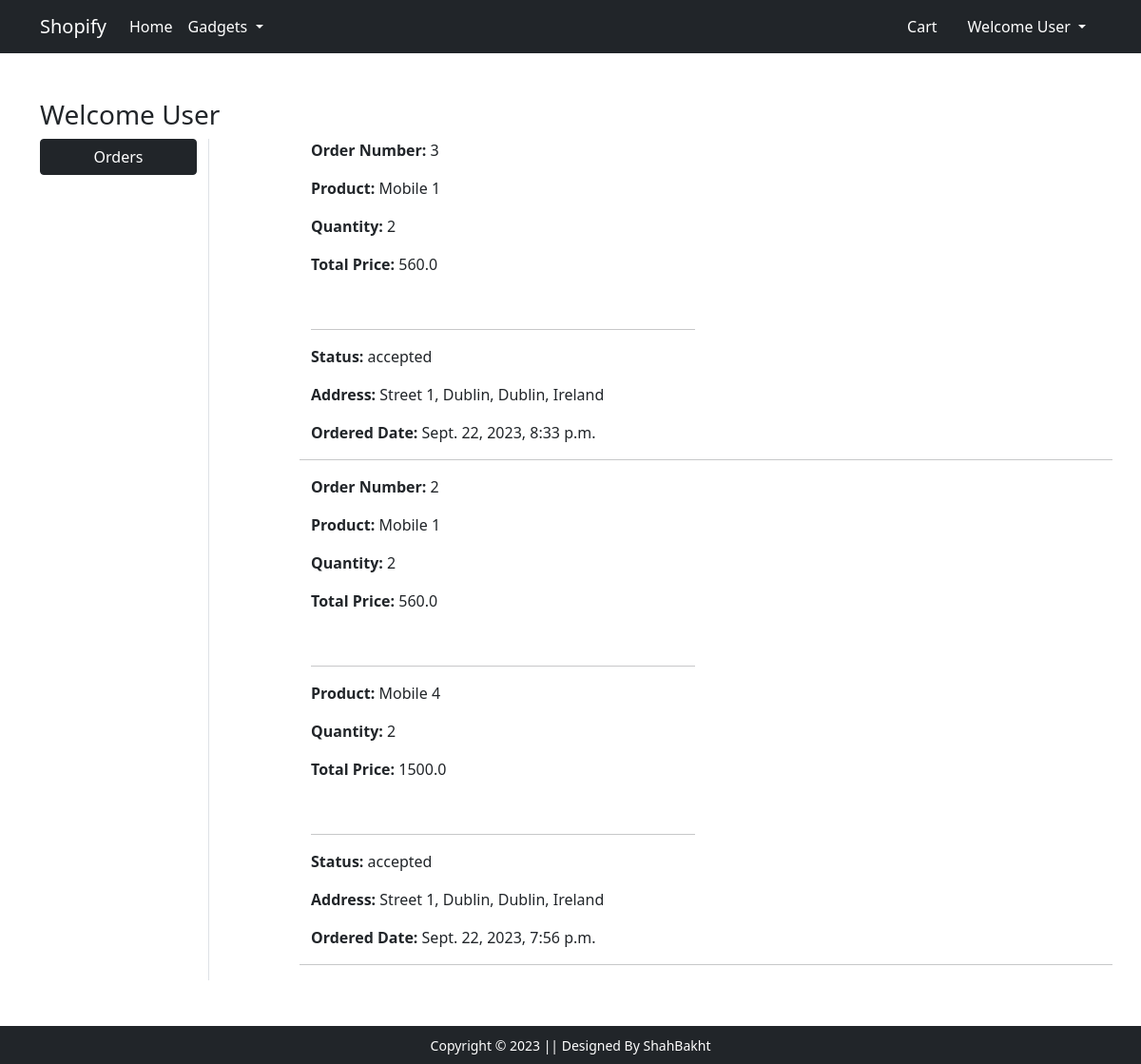
Page /orders (signed in) on the committed database.
### main/models.py (models this page shows, shortened)
class Order(models.Model):
  user = models.ForeignKey(User, on_delete=models.CASCADE, related_name='orders')
  address = models.ForeignKey(Address, on_delete=models.CASCADE, related_name='orders')
  ordered_date = models.DateTimeField(auto_now_add=True)
  status = models.CharField(max_length=20, choices=STATUS_CHOICES, default='pending')

class Item(models.Model):
  order = models.ForeignKey(Order, on_delete=models.CASCADE, related_name='items')
  product = models.ForeignKey(Product, on_delete=models.CASCADE, related_name='ordered_items')
  quantity = models.IntegerField(default=1)
  @property
  def total_cost(self):
    return self.quantity * self.product.discounted_price

class Product(models.Model):
  title = models.CharField(max_length=100)
  description = models.TextField()
  selling_price = models.FloatField()
  discounted_price = models.FloatField()
  brand = models.CharField(max_length=100)
  category = models.CharField(choices=CATEGORIES, max_length=50)
  product_image = models.ImageField(upload_to='products_images')

class Address(models.Model):
  street = models.TextField()
  state = models.CharField(max_length=100)
  city = models.CharField(max_length=100)
  country = models.CharField(max_length=100)
  zip_code = models.CharField(max_length=100)
  phone_number = models.CharField(max_length=20)
  user = models.ForeignKey(User, on_delete=models.CASCADE, related_name='addresses')
  @property
  def formatted_address(self):
    return f"{self.street},  {self.state}, {self.city}, {self.country}"

### main/views.py (the view)
# urls.py: path('orders', views.orders, name="orders"),
@login_required(login_url='login')
def orders(request):
  orders = request.user.orders.all().order_by('-ordered_date')
  template_name = 'main/orders.html'
  context = {
    'orders': orders
  }
  return render(request, template_name, context)

### main/templates/main/orders.html (shortened to what this page needs)
{% extends 'main/base.html' %}
{% load static %}
{% block main-content %}
<div class="container my-5">
 <div class="row">
 <h3>Welcome {{ request.user.username | capfirst }}</h3>
  <div class="col-sm-2 border-end">
   <ul class="list-unstyled">
    <li class="d-grid"><a href="{% url 'orders' %}" class="btn btn-dark">Orders</a></li>
   </ul>
  </div>
  <div class="col-sm-9 offset-sm-1">
    {% if orders %}
      {% for order in orders %}
        <div class="row">
          <div class="col-sm-6">
            <p><strong>Order Number: </strong> {{order.id}}</p>
            {% for item in order.items.all %}
              <div>
                <p><strong>Product: </strong> {{item.product.title}}</p>
                <p><strong>Quantity: </strong> {{item.quantity}}</p>
                <p><strong>Total Price: </strong> {{item.total_cost}}</p>
                <hr>
              </div>
            {% endfor %}
            <p><strong>Status: </strong> {{order.status}}</p>
            <p><strong>Address: </strong> {{order.address.formatted_address}}</p>
            <p><strong>Ordered Date: </strong> {{order.ordered_date}}</p>
          </div>
          <hr>
        </div>
      {% endfor %}
    {% endif %}
  </div>
 </div>
</div>
{% endblock main-content %}

### main/templates/main/base.html (shortened to what this page needs)
<!doctype html>
{% load static %}
<html lang="en">
  <head>
    <link href="https://cdn.jsdelivr.net/npm/bootstrap@5.0.0-beta1/dist/css/bootstrap.min.css" rel="stylesheet">
    <link rel="stylesheet" href="{% static 'main/css/owl.carousel.min.css' %}">
    <link rel="stylesheet" href="{% static 'main/css/all.min.css' %}">
    <link rel="stylesheet" href="{% static 'main/css/style.css' %}">
  </head>
  <body>
    <nav class="navbar navbar-expand-lg navbar-dark bg-dark">
     <div class="container">
       <a class="navbar-brand" href="/">Shopify</a>
       <div class="collapse navbar-collapse" id="navbarSupportedContent">
         <ul class="navbar-nav me-auto mb-2 mb-lg-0">
           <li class="nav-item">
             <a class="nav-link active" aria-current="page" href="/">Home</a>
           </li>
           <li class="nav-item dropdown">
             <a class="nav-link dropdown-toggle text-white" href="#" id="electronicsDropdown" role="button" data-bs-toggle="dropdown" aria-expanded="false">
               Gadgets
             </a>
           </li>
         </ul>
         <div>
          <ul class="navbar-nav me-auto mb-2 mb-lg-0">
          {% if request.user.is_authenticated %}
            <li class="nav-item mx-2">
              <a href="{% url 'shopping_cart' %}" class="nav-link text-white"> Cart </a>
            </li>
            <li class="nav-item dropdown mx-2">
              <a class="nav-link dropdown-toggle text-white" href="#" id="profileDropdown" role="button" data-bs-toggle="dropdown" aria-expanded="false">
                Welcome {{ request.user.username | capfirst }}
              </a>
            </li>
          {% endif %}
          </ul>
         </div>
       </div>
     </div>
    </nav>
    {% block main-content %} {% endblock main-content %}
    <footer class="container-fluid bg-dark text-center p-2 mt-5">
        <small class="text-white">Copyright &copy; 2023 || Designed By ShahBakht</small>
    </footer>
  </body>
</html>

### rows in the picture
Order: id "3", status "accepted", address.formatted_address "Street 1, Dublin, Dublin, Ireland", ordered_date "Sept. 22, 2023, 8:33 p.m."
Item: product "Mobile 1", quantity "2", total_cost "560.0"
Order: id "2", status "accepted", address.formatted_address "Street 1, Dublin, Dublin, Ireland", ordered_date "Sept. 22, 2023, 7:56 p.m."
Item: product "Mobile 1", quantity "2", total_cost "560.0"
Item: product "Mobile 4", quantity "2", total_cost "1500.0"

### other values in the picture
{{ request.user.username | capfirst }} "User"
